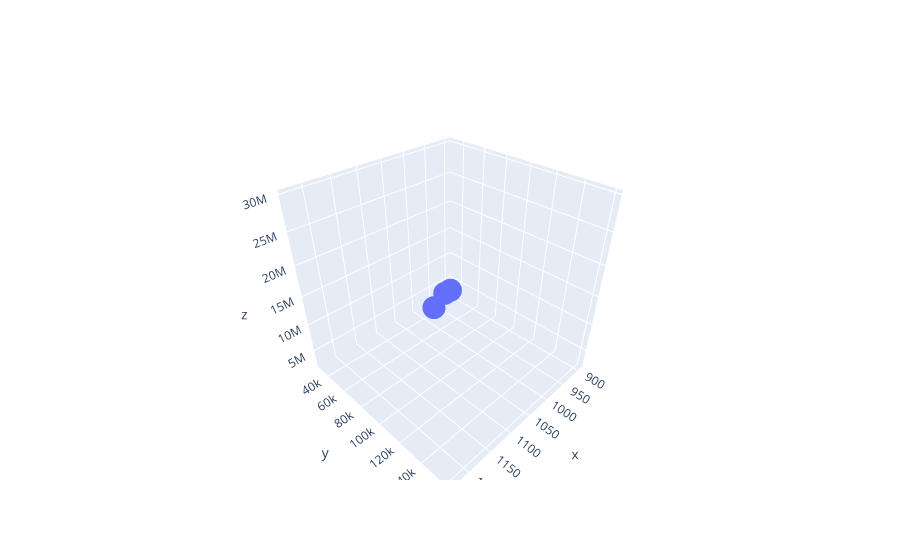

Notebook code for this chart:
### Code cell
import plotly.graph_objects as go
import numpy as np

# Helix equation
Elevation = [1229.0, 1219.6, 1050.0, 895.0]
Area = [159866, 152828, 73615, 30084]
Volume = [29686054,  28229730, 10217399, 2576395]

fig = go.Figure(data=[go.Scatter3d(x=Elevation, y=Area, z=Volume,
                                   mode='markers+lines')])

fig.write_html("Elevation-Area-Volum.html")
fig.show()

### Figure 1 — Plotly figure (JSON) as saved in the notebook; plotly's stock layout.template omitted (floating-point values rounded to 4 significant figures)
{"data": [{"mode": "markers+lines", "type": "scatter3d", "x": [1229, 1220.0, 1050, 895], "y": [159866, 152828, 73615, 30084], "z": [29686054, 28229730, 10217399, 2576395]}], "layout": {}}
